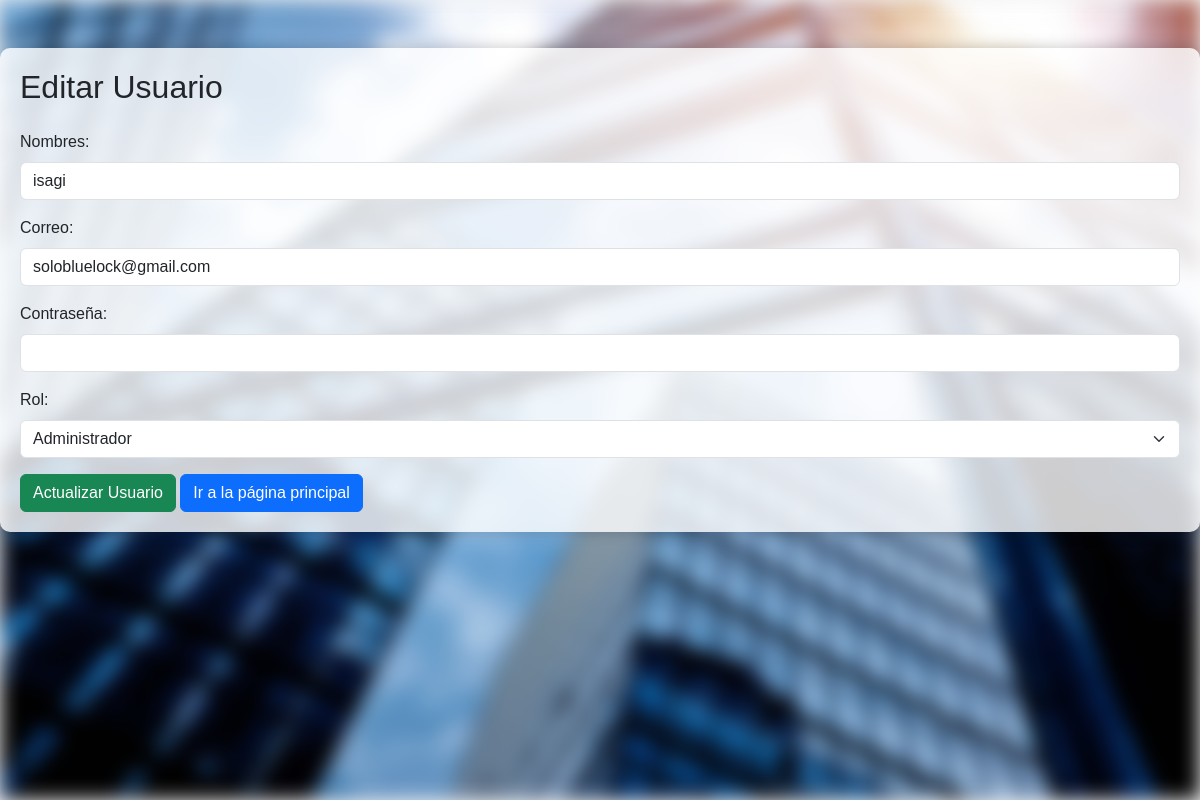
The page /crudusuarios/editar.php?id=85 on the database its author committed.
### tables this page shows
CREATE TABLE `tblusuarios` (
  `id` int(11) NOT NULL,
  `Nombres` varchar(40) NOT NULL,
  `Correo` varchar(40) NOT NULL,
  `Contraseña` varchar(32) NOT NULL,
  `rol` enum('usuario','administrador') NOT NULL
);

### crudusuarios/editar.php (the view, shortened to what this page needs)
<?php
include 'conexion.php';
$nombresEditar = '';
$correoEditar = '';
$rolEditar = '';
if (isset($_GET['id'])) {
    $idEditar = mysqli_real_escape_string($con, $_GET['id']);
    $consultaEditar = "SELECT * FROM TblUsuarios WHERE Id = '$idEditar'";
    $resultadoEditar = $con->query($consultaEditar);
    if ($resultadoEditar->num_rows == 1) {
        $filaEditar = $resultadoEditar->fetch_assoc();
        $nombresEditar = $filaEditar['Nombres'];
        $correoEditar = $filaEditar['Correo'];
        $rolEditar = $filaEditar['rol'];
    } else {
        echo '<div class="alert alert-danger" role="alert">El usuario no existe.</div>';
        exit();
    }
}
?>
<!DOCTYPE html>
<html lang="en">
<head>
    <link href="https://cdn.jsdelivr.net/npm/bootstrap@5.3.2/dist/css/bootstrap.min.css" rel="stylesheet">
    <link rel="stylesheet" href="https://cdn.jsdelivr.net/npm/bootstrap-icons@1.11.2/font/bootstrap-icons.min.css">
    <link rel="stylesheet" href="https://cdn.jsdelivr.net/npm/sweetalert2@11.0.18/dist/sweetalert2.min.css">
     <link rel="stylesheet" href="../codigo_css/crudstyles.css">
</head>
<body>
<div class="background"></div>
    <div class="container mt-5">
        <h2 class="mb-4">Editar Usuario</h2>
        <form id="userForm" method="POST">
            <div class="mb-3">
                <label for="nombres" class="form-label">Nombres:</label>
                <input type="text" class="form-control" id="nombres" name="nombres" value="<?php echo $nombresEditar; ?>" required>
            </div>
            <div class="mb-3">
                <label for="correo" class="form-label">Correo:</label>
                <input type="email" class="form-control" id="correo" name="correo" value="<?php echo $correoEditar; ?>" required>
            </div>
            <div class="mb-3">
                <label for="contrasena" class="form-label">Contraseña:</label>
                <input type="password" class="form-control" id="contrasena" name="contrasena">
            </div>
            <div class="mb-3">
                <label for="rol" class="form-label">Rol:</label>
                <select class="form-select" id="rol" name="rol" required>
                    <option value="administrador" <?php echo ($rolEditar === 'administrador') ? 'selected' : ''; ?>>Administrador</option>
                </select>
            </div>
            <button type="submit" class="btn btn-success">Actualizar Usuario</button>
            <a class="btn btn-primary" href="../crudusuarios/index.php">Ir a la página principal</a>
        </form>
    </div>
</body>
</html>

### codigo_css/crudstyles.css (style rules this page uses)
body, h1, h2, h3, p, ul, li, form, input, select, button { margin: 0; padding: 0; box-sizing: border-box; }
body { font-family: Arial, sans-serif; background-color: #f5f5f5; }
.background { position: fixed; top: 0; left: 0; width: 100%; height: 100%; background-image: url('../imagenes/1663700343081.jpg'); background-size: cover; background-position: center; background-repeat: no-repeat; filter: blur(10px); z-index: -1; }
.container { max-width: 1200px; margin: 0 auto; padding: 20px; background: rgba(255, 255, 255, 0.8); border-radius: 10px; box-shadow: 0 0 15px rgba(0, 0, 0, 0.2); position: relative; z-index: 1; overflow: auto; }

### rows shown on the page
tblusuarios: nombres "isagi", correo "solobluelock@gmail.com", rol "Administrador"
